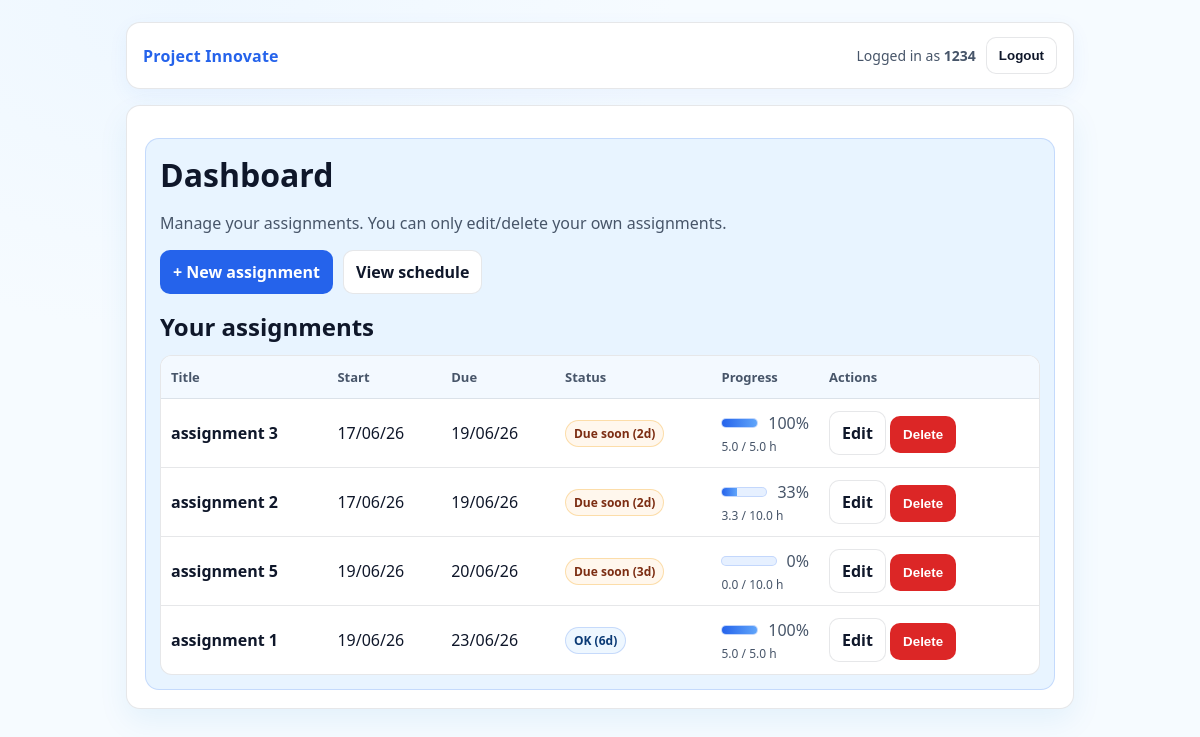
The page /dashboard (signed in) on the database its author committed.
### app.py (models this page shows, shortened)
class User(UserMixin, db.Model):
    id = db.Column(db.Integer, primary_key=True)
    username = db.Column(db.String(80), unique=True, nullable=False)
    password_hash = db.Column(db.String(255), nullable=False)

class Assignment(db.Model):
    id = db.Column(db.Integer, primary_key=True)
    user_id = db.Column(db.Integer, db.ForeignKey("user.id"), nullable=False)
    title = db.Column(db.String(200), nullable=False)
    start_date = db.Column(db.Date, nullable=False)
    due_date = db.Column(db.Date, nullable=False)
    total_hours = db.Column(db.Float, nullable=False)

### app.py (the view)
@app.route("/dashboard")
@login_required
def dashboard():
    assignments = (
        Assignment.query
        .filter_by(user_id=current_user.id)
        .order_by(Assignment.due_date.asc())
        .all()
    )
    today = date.today()
    assignment_views = []
    for a in assignments:
        done_hours = assignment_done_hours(a.id)
        progress = 0.0
        if a.total_hours > 0:
            progress = min(100.0, (done_hours / a.total_hours) * 100.0)
        status, days_left = assignment_status(a.due_date, today=today)
        assignment_views.append(
            {
                "assignment": a,
                "done_hours": done_hours,
                "progress": progress,
                "status": status,
                "days_left": days_left,
            }
        )
    return render_template(
        "dashboard.html",
        username=current_user.username,
        assignments=assignments,          # keep if you still use it elsewhere
        assignment_views=assignment_views,
        today=today,
    )

### app.py (called while the page is built)
@app.template_filter("dmy")
def format_dmy(value):
    if value is None:
        return ""
    if isinstance(value, datetime):
        value = value.date()
    return value.strftime("%d/%m/%y")

@login_manager.user_loader
def load_user(user_id):
    return db.session.get(User, int(user_id))

def assignment_done_hours(assignment_id):
    total = (
        db.session.query(db.func.coalesce(db.func.sum(WorkLog.hours_done), 0.0))
        .filter(WorkLog.user_id == current_user.id, WorkLog.assignment_id == assignment_id)
        .scalar()
    )
    return float(total or 0.0)

def assignment_status(due_date, today=None):
    today = today or date.today()
    days_left = (due_date - today).days
    if days_left < 0:
        return "overdue", days_left
    if days_left <= 3:
        return "due_soon", days_left
    return "ok", days_left

### templates/dashboard.html (shortened to what this page needs)
{% extends "base.html" %}
{% block content %}
  <h1>Dashboard</h1>
  <p class="muted">Manage your assignments. You can only edit/delete your own assignments.</p>
  <div class="actions">
    <a class="btn btn-primary" href="{{ url_for('new_assignment') }}">+ New assignment</a>
    <a class="btn" href="{{ url_for('schedule') }}">View schedule</a>
  </div>
  <h2 style="margin-top:16px;">Your assignments</h2>
  {% if assignment_views %}
    <table class="table">
      <thead>
        <tr>
          <th>Title</th>
          <th>Start</th>
          <th>Due</th>
          <th>Status</th>
          <th>Progress</th>
          <th style="width:220px;">Actions</th>
        </tr>
      </thead>
      <tbody>
        {% for v in assignment_views %}
          {% set a = v.assignment %}
          <tr>
            <td><strong>{{ a.title }}</strong></td>
            <td>{{ a.start_date|dmy }}</td>
            <td>{{ a.due_date|dmy }}</td>
            <td>
              {% if v.status == "overdue" %}
                <span class="badge badge-overdue">Overdue ({{ v.days_left }}d)</span>
              {% elif v.status == "due_soon" %}
                <span class="badge badge-due-soon">Due soon ({{ v.days_left }}d)</span>
              {% else %}
                <span class="badge badge-ok">OK ({{ v.days_left }}d)</span>
              {% endif %}
            </td>
            <td>
              <div style="display:flex;gap:10px;align-items:center;">
                <div class="progress" style="flex:1;">
                  <div style="width: {{ "%.0f"|format(v.progress) }}%;"></div>
                </div>
                <span class="muted" style="white-space:nowrap;">
                  {{ "%.0f"|format(v.progress) }}%
                </span>
              </div>
              <div class="muted" style="font-size:12px;margin-top:4px;">
                {{ "%.1f"|format(v.done_hours) }} / {{ "%.1f"|format(a.total_hours) }} h
              </div>
            </td>
            <td>
              <a class="btn" href="{{ url_for('edit_assignment', assignment_id=a.id) }}">Edit</a>
              <form method="post"
                    action="{{ url_for('delete_assignment', assignment_id=a.id) }}"
                    style="display:inline;margin:0;">
                <button class="btn btn-danger"
                        type="submit"
                        onclick="return confirm('Delete this assignment?');">
                  Delete
                </button>
              </form>
            </td>
          </tr>
        {% endfor %}
      </tbody>
    </table>
  {% else %}
    <p class="muted">No assignments yet. Click “New assignment”.</p>
  {% endif %}
{% endblock %}

### templates/base.html (shortened to what this page needs)
<!doctype html>
<html lang="en">
  <head>
    <link rel="stylesheet" href="{{ url_for('static', filename='style.css') }}">
  </head>
  <body>
    <div class="container">
      <div class="nav">
        <div class="brand">
          <a href="{{ url_for('dashboard') }}">Project Innovate</a>
        </div>
        <div class="nav-right">
          {% if current_user.is_authenticated %}
            <span>Logged in as <strong>{{ current_user.username }}</strong></span>
            <form method="post" action="{{ url_for('logout') }}" style="margin:0;">
              <button class="btn" type="submit">Logout</button>
            </form>
          {% else %}
            <a class="btn" href="{{ url_for('login') }}">Login</a>
            <a class="btn btn-primary" href="{{ url_for('register') }}">Register</a>
          {% endif %}
        </div>
      </div>
      <div class="card">
        <div class="panel">
          {% block content %}{% endblock %}
        </div>
      </div>
    </div>
  </body>
</html>

### static/style.css (style rules this page uses)
:root { --bg1: #f6fbff; --bg2: #eef7ff; --card: #e8f4ff; --card2:#ffffff; --text: #0f172a; --muted:#475569; --border: rgba(15, 23, 42, 0.10); --primary: #2563eb; --primaryHover:#1d4ed8; --danger: #dc2626; --dangerHover:#b91c1c; }
* { box-sizing:border-box; }
html, body { height:100%; }
body { margin:0; font-family: ui-sans-serif, system-ui, -apple-system, Segoe UI, Roboto, Arial; color: var(--text); background: radial-gradient(900px 600px at 15% 0%, var(--bg2) 0%, var(--bg1) 55%), linear-gradient(180deg, var(--bg1), #ffffff); }
a { color: var(--primary); text-decoration:none; }
.container { max-width: 980px; margin: 0 auto; padding: 22px 16px 60px; }
.nav { display:flex; justify-content:space-between; align-items:center; gap: 12px; padding: 14px 16px; border: 1px solid var(--border); background: #ffffff; border-radius: 14px; box-shadow: 0 6px 20px rgba(37,99,235,.06); }
.brand { font-weight: 800; letter-spacing: .2px; }
.nav-right { display:flex; align-items:center; gap: 10px; color: var(--muted); font-size: 14px; }
.card { margin-top: 16px; border: 1px solid var(--border); background: var(--card2); border-radius: 14px; padding: 18px; box-shadow: 0 12px 30px rgba(2,132,199,.08); }
.card h1, .card h2 { margin: 0 0 10px; }
.panel { margin-top: 14px; border: 1px solid rgba(37,99,235,.18); background: var(--card); border-radius: 14px; padding: 14px; }
.muted { color: var(--muted); }
.actions { display:flex; flex-wrap:wrap; gap:10px; margin-top: 10px; }
.btn { display:inline-flex; align-items:center; justify-content:center; padding: 10px 12px; border-radius: 10px; border: 1px solid var(--border); background: #ffffff; color: var(--text); cursor:pointer; font-weight: 700; }
.btn-primary { background: var(--primary); border-color: rgba(37,99,235,.35); color: #ffffff; }
.btn-danger { background: var(--danger); border-color: rgba(220,38,38,.35); color:#ffffff; }
.table { width:100%; border-collapse: separate; border-spacing: 0; margin-top: 12px; overflow:hidden; border-radius: 12px; border: 1px solid var(--border); background: #ffffff; }
.table th, .table td { padding: 12px 10px; border-bottom: 1px solid var(--border); text-align:left; vertical-align:middle; }
.table th { font-size: 13px; color: var(--muted); background: #f3f9ff; }
.table tr:last-child td { border-bottom:none; }
.panel { background: #e8f4ff; border: 1px solid rgba(37,99,235,.18); }
.badge { display:inline-block; padding: 4px 8px; border-radius: 999px; font-size: 12px; border: 1px solid rgba(15,23,42,.12); background: #f3f9ff; color: #0f172a; font-weight: 800; }
.badge-ok { background: #eef7ff; border-color: rgba(37,99,235,.20); color: #0b3a75; }
.badge-due-soon { background: #fff7ed; border-color: rgba(245,158,11,.30); color: #7c2d12; }
.progress { height: 10px; background: #e6f0ff; border: 1px solid rgba(37,99,235,.18); border-radius: 999px; overflow: hidden; }
.progress > div { height: 100%; background: linear-gradient(90deg, #2563eb, #60a5fa); width: 0%; }

### rows shown on the page
User: username "1234"
Assignment: title "assignment 3", start_date|dmy "17/06/26", due_date|dmy "19/06/26", total_hours "5.0"
Assignment: title "assignment 2", start_date|dmy "17/06/26", due_date|dmy "19/06/26", total_hours "10.0"
Assignment: title "assignment 5", start_date|dmy "19/06/26", due_date|dmy "20/06/26", total_hours "10.0"
Assignment: title "assignment 1", start_date|dmy "19/06/26", due_date|dmy "23/06/26", total_hours "5.0"

### other values the page prints
{{ v.days_left }} "2" "2" "3"
{{ "%.0f"|format(v.progress) }} "100" "33" "0" "100"
{{ "%.1f"|format(v.done_hours) }} "5.0" "3.3" "0.0" "5.0"
{{ v.days_left }} "6"
